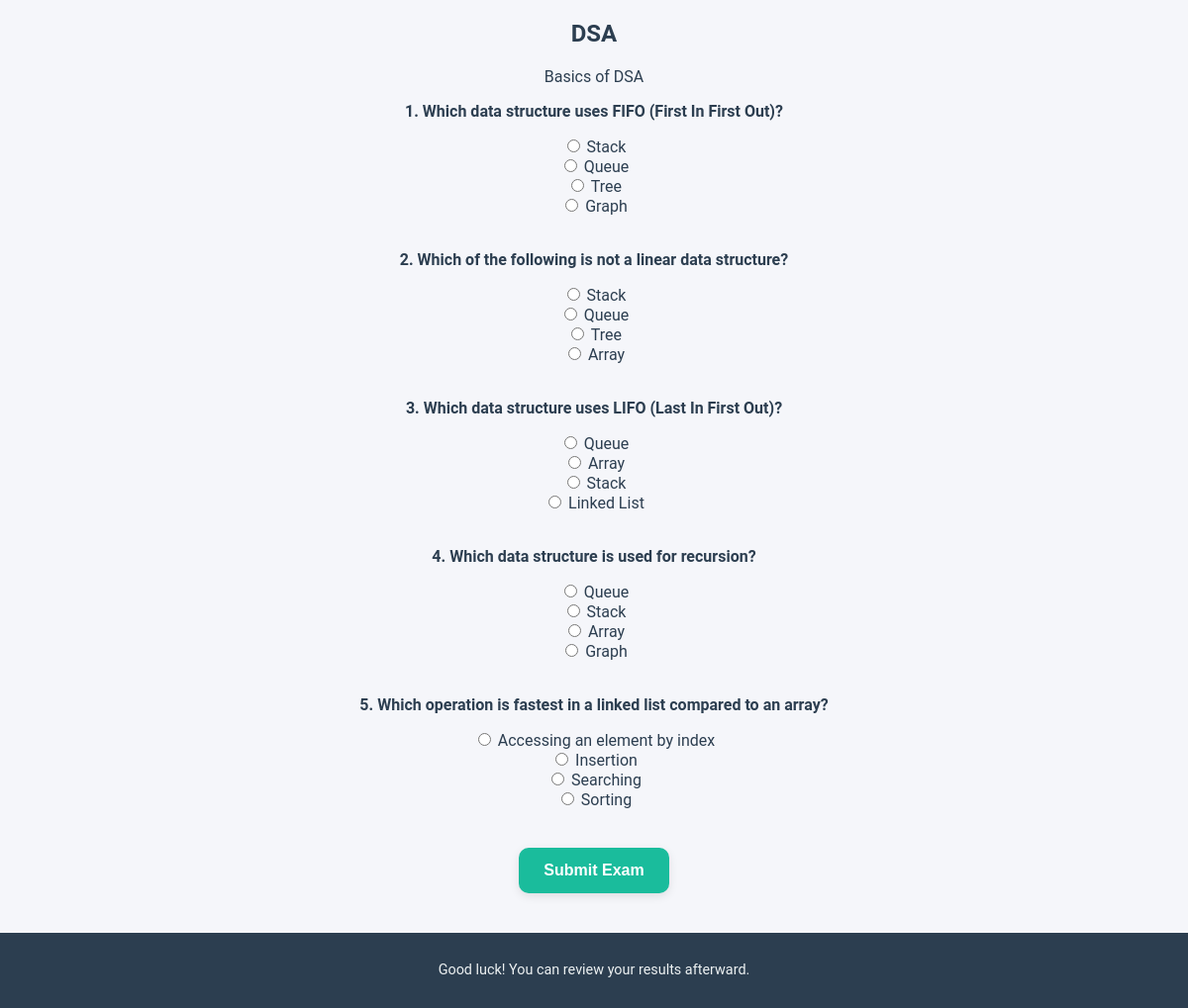
The page /take_exam/1 (signed in) on the database its author committed.
### app.py (models this page shows)
class Exam(db.Model):
    id = db.Column(db.Integer, primary_key=True)
    title = db.Column(db.String(150), nullable=False)
    description = db.Column(db.String(300))
    questions = db.relationship('Question', backref='exam', lazy=True)

class Question(db.Model):
    id = db.Column(db.Integer, primary_key=True)
    exam_id = db.Column(db.Integer, db.ForeignKey('exam.id'), nullable=False)
    question_text = db.Column(db.String(500), nullable=False)
    option1 = db.Column(db.String(200), nullable=False)
    option2 = db.Column(db.String(200), nullable=False)
    option3 = db.Column(db.String(200), nullable=False)
    option4 = db.Column(db.String(200), nullable=False)
    correct_option = db.Column(db.String(200), nullable=False)

### app.py (the view, shortened to what this page needs)
@app.route('/take_exam/<int:exam_id>', methods=['GET', 'POST'])
@login_required
def take_exam(exam_id):
    exam = Exam.query.get_or_404(exam_id)
    questions = Question.query.filter_by(exam_id=exam.id).all()
    existing_result = Result.query.filter_by(user_id=g.user.id, exam_id=exam.id).first()
    if existing_result:
        flash("⚠ You have already taken this exam. You cannot retake it.", "warning")
        return redirect(url_for('exam_list'))
    return render_template('exam.html', exam=exam, questions=questions)

### app.py (called while the page is built)
def login_required(f):
    @wraps(f)
    def decorated_function(*args, **kwargs):
        if 'user_id' not in session:
            flash("Please login to access this page.", "warning")
            return redirect(url_for('login'))
        return f(*args, **kwargs)
    return decorated_function

@app.before_request
def load_logged_in_user():
    g.user = None
    if 'user_id' in session:
        g.user = User.query.get(session['user_id'])

### templates/exam.html (shortened to what this page needs)
<!DOCTYPE html>
<html lang="en">
<head>
    <link rel="stylesheet" href="{{ url_for('static', filename='style.css') }}">
</head>
<body>
    <h2>{{ exam.title }}</h2>
    <p>{{ exam.description }}</p>
    <form method="POST">
        {% for q in questions %}
            <p><b>{{ loop.index }}. {{ q.question_text }}</b></p>
            <input type="radio" name="{{ q.id }}" value="{{ q.option1 }}"> {{ q.option1 }}<br>
            <input type="radio" name="{{ q.id }}" value="{{ q.option2 }}"> {{ q.option2 }}<br>
            <input type="radio" name="{{ q.id }}" value="{{ q.option3 }}"> {{ q.option3 }}<br>
            <input type="radio" name="{{ q.id }}" value="{{ q.option4 }}"> {{ q.option4 }}<br><br>
        {% endfor %}
        <button type="submit">Submit Exam</button>
    </form>
    <footer>
        <p>Good luck! You can review your results afterward.</p>
    </footer>
</body>
</html>

### static/style.css (style rules this page uses)
body { font-family: 'Roboto', Arial, sans-serif; background-color: #f5f6fa; margin: 0; padding: 0; color: #2c3e50; text-align: center; }
.btn, button { background-color: #1abc9c; color: #ffffff; border: none; padding: 14px 25px; border-radius: 10px; margin-top: 20px; cursor: pointer; font-weight: 600; font-size: 1em; transition: background-color 0.3s ease, transform 0.2s ease, box-shadow 0.3s ease; display: inline-block; box-shadow: 0 3px 10px rgba(0,0,0,0.1); }
footer { background-color: #2c3e50; color: #ecf0f1; padding: 15px 0; margin-top: 40px; font-size: 0.9em; }

### rows shown on the page
Exam: title "DSA", description "Basics of DSA"
Question: question_text "Which data structure uses FIFO (First In First Out)?", option1 "Stack", option2 "Queue", option3 "Tree", option4 "Graph"
Question: question_text "Which of the following is not a linear data structure?", option1 "Stack", option2 "Queue", option3 "Tree", option4 "Array"
Question: question_text "Which data structure uses LIFO (Last In First Out)?", option1 "Queue", option2 "Array", option3 "Stack", option4 "Linked List"
Question: question_text "Which data structure is used for recursion?", option1 "Queue", option2 "Stack", option3 "Array", option4 "Graph"
Question: question_text "Which operation is fastest in a linked list compared to an array?", option1 "Accessing an element by index", option2 "Insertion", option3 "Searching", option4 "Sorting"
